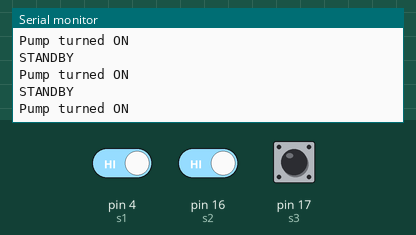
Simulated run of this sketch. Board: Arduino Uno, built with avr-gcc and run on an emulated ATmega328P. On the bench: the last lines printed to the serial monitor. The inputs (shaded band) are chosen by the test bench; at power-on: pin 17 (s3) HIGH, pin 4 (s1) HIGH, pin 16 (s2) HIGH.

Above: at 2.8 s.
2.9 s: pin 17 (s3) pulled LOW for 1.2 s
At 3.8 s:
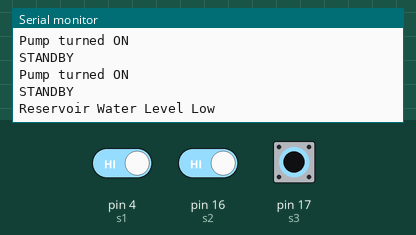
5.6 s: pin 4 (s1) driven LOW and pin 16 (s2) driven LOW
At 6.7 s:
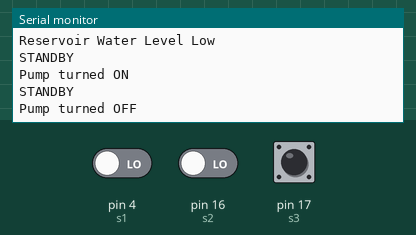

Measured:
- after the input at 2.9 s, the serial monitor: prints a new line after 0.10 s (image 1)
- after the input at 5.6 s, the serial monitor: prints a new line after 0.40 s (image 2)

The sketch:

main-v1.ino
```cpp
// (licence header left out)
// Initialize the switch pin
const int r1 = 0;  // relay
const int s1 = 4;  // tank top
const int s2 = 16; // tank bottom
const int s3 = 17; // sump

// Initialize the variables to store the switch status
int st1 = LOW;
int st2 = LOW;
int st3 = LOW;
int st4 = LOW;

// Setup function
void setup()
{
  // Initialize the serial monitor
  Serial.begin(115200);
  // initialize the pins as input/output
  pinMode(s1, INPUT_PULLUP);
  pinMode(s2, INPUT_PULLUP);
  pinMode(s3, INPUT_PULLUP);
  pinMode(r1, OUTPUT);
}

void loop()
{
  // Read the switch status
  st1 = digitalRead(s1);
  st2 = digitalRead(s2);
  st3 = digitalRead(s3);
  st4 = digitalRead(r1);

  // Check the combination of sensor status
  if (st3 == LOW)
  {
    Serial.println("Reservoir Water Level Low");
    digitalWrite(r1, LOW); // turn off the pump
    goto END;
  }

  if (st2 == HIGH)
  {
    Serial.println("Pump turned ON");
    digitalWrite(r1, HIGH); // turn on the pump
    goto END;
  }
  if (st1 == LOW)
  {
    Serial.println("Pump turned OFF");  // turn off the pump
    digitalWrite(r1, LOW);
  }
END:
  delay(1000);
  Serial.println("STANDBY");
}
```
